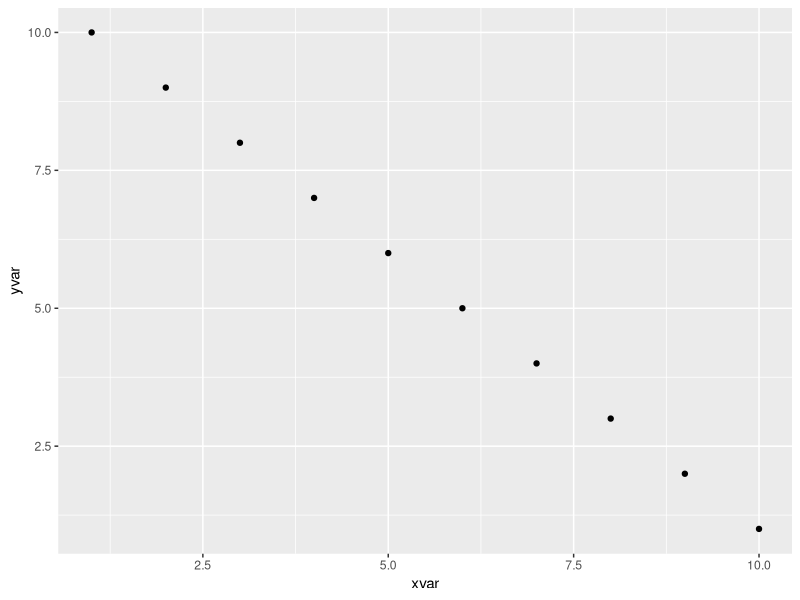
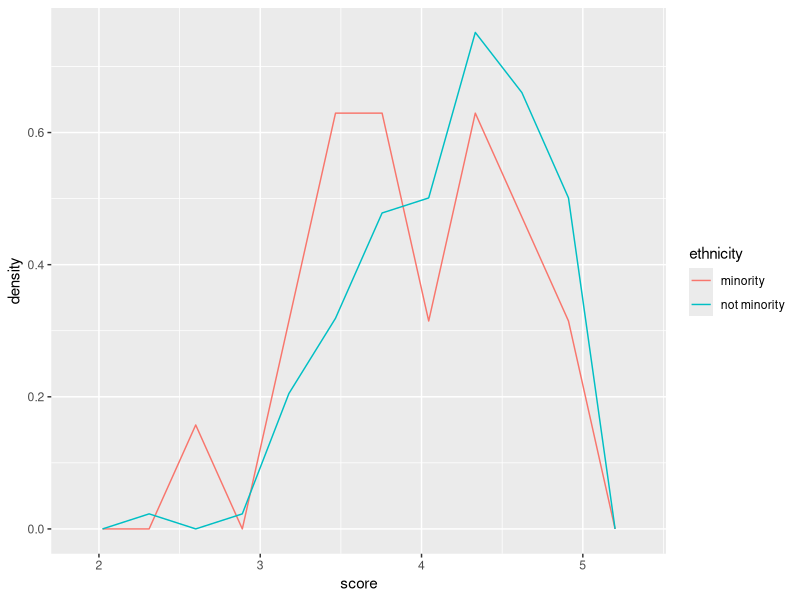
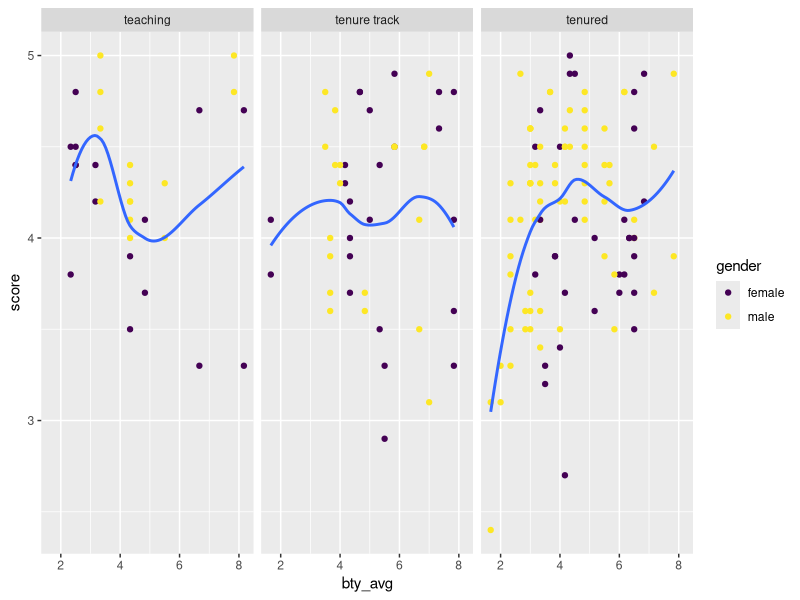
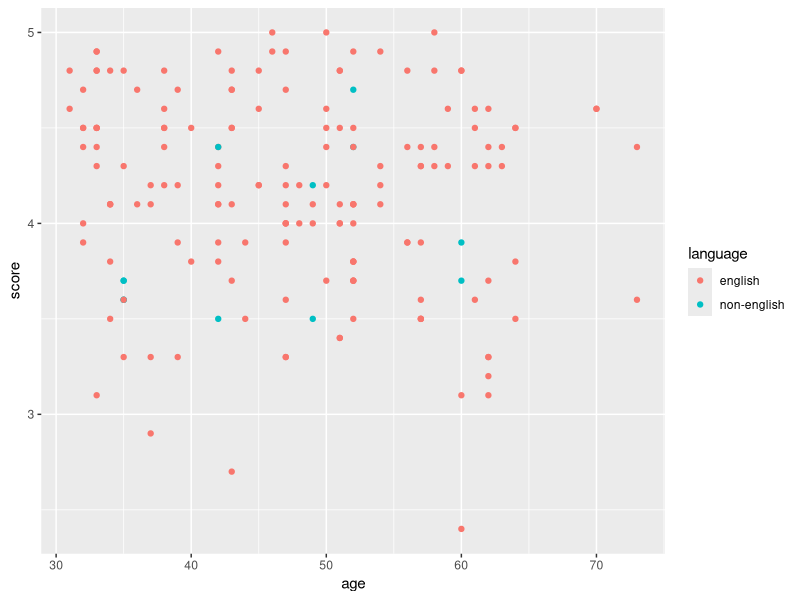
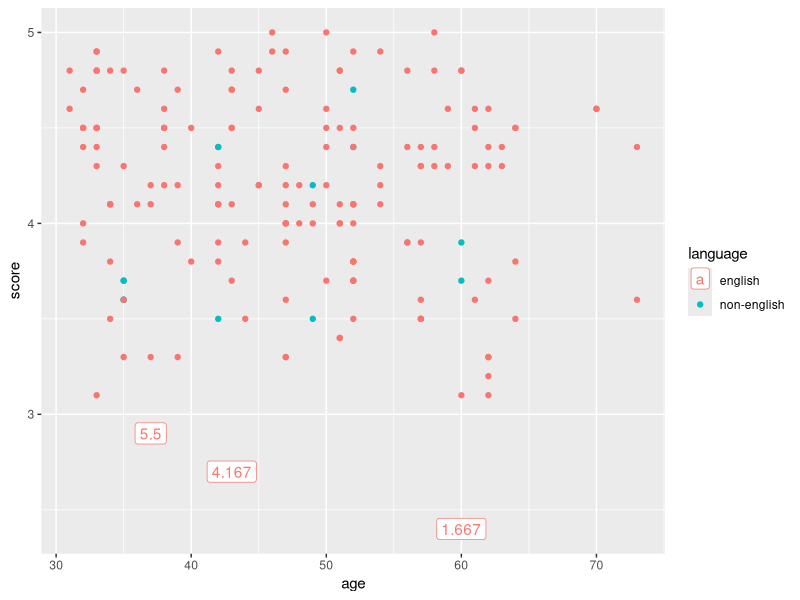

The R script that drew these images, in order:
## ---- chunk 1
knitr::opts_chunk$set(echo = FALSE, results = "hide", fig.keep = "none", message = FALSE, warning = FALSE)
## ---- chunk 2
library(tidyverse)
evals_tidy <- read_csv("evals_tidy.csv")
head(evals_tidy)
## ---- chunk 3
evals_tidy2 <- evals_tidy %>%
  mutate(prof_idchar = as.character(prof_id))
## ---- chunk 4
nothing_df <- tibble(xvar = 1:10, yvar = 10:1)

## make this table look nicer
head(nothing_df)

## make this figure appear smaller in output
ggplot(data = nothing_df, aes(x = xvar, y = yvar)) +
  geom_point()
## ---- chunk 5
ggplot(evals_tidy, aes(x = score, y = ..density.., colour = ethnicity)) +
  geom_freqpoly(bins = 10)
## ---- chunk 6
evals_tidy %>% group_by(rank) %>%
  summarise(nrank = n() / 2)
## ---- chunk 7
ggplot(data = evals_tidy, aes(x = bty_avg, y = score)) +
  geom_point(aes(colour = gender)) +
  geom_smooth(se = FALSE) +
  facet_wrap( ~ rank) +
  scale_colour_viridis_d()
## ---- chunk 8
evals_tidy %>%
  mutate(class_size = case_when(cls_students >= 100 ~ "large",
                                cls_students < 100 & cls_students > 30 ~ "medium",
                                cls_students <= 30 ~ "small"))
## ---- chunk 9
evals_tidy %>% group_by(prof_id) %>%
  summarise(meanscore = mean(score)) %>%
  arrange(desc(meanscore)) %>%
  slice(1:3)
## ---- chunk 10
ggplot(data = evals_tidy, aes(x = age, y = score, colour = language)) +
  geom_point()
## ---- chunk 11
evals_small <- evals_tidy %>% filter(score <= 3)
ggplot(data = evals_tidy, aes(x = age, y = score, colour = language)) +
  geom_point() +
  geom_label(data = evals_small, aes(label = bty_avg))
## ---- chunk 12
mean_class_size <- evals_tidy %>% group_by(prof_id) %>%
  summarise(avg_class_size = mean(cls_students)) %>%
  filter(avg_class_size >= 200)
evals_tidy %>%
  filter(rank == "tenured" | gender == "female") %>%
  filter(prof_id %in% mean_class_size$prof_id) %>%
  filter(age < 50) %>%
  select(prof_id)
## ---- chunk 13
evals_untidy <- read_csv("untidy_evals.csv")
## ---- chunk 14
evals_untidy %>% pivot_longer(c(course_1_score, course_2_score),
                              values_to = "score",
                              names_to = "course_type") %>%
  separate(ethnic_gender, into = c("ethnicity", "gender"), sep = " -:- ") %>%
  select(score, everything())
## ---- chunk 15
evals_tidy %>%
  group_by(prof_id) %>%
  mutate(course_num = row_number()) %>%
  pivot_wider(names_from = course_num,
                           values_from = score) %>%
  unite(col = "ethnic_gender", c(ethnicity, gender), sep = " :-: ")
